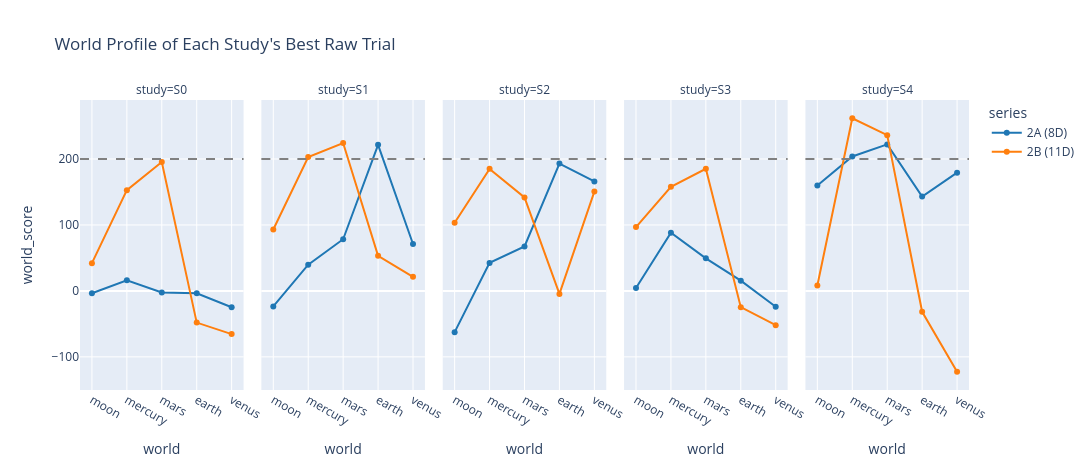

Source (notebook cell):
### Markdown cell above
## 4. Best raw trial by world

This shows the world profile of the highest-QE original trial in every Study. A strong average can still hide a failed planet.

### Code cell
best_indices = trials.groupby(["series", "study"])["qe_score"].idxmax()
best_trials = trials.loc[best_indices].copy()
best_worlds = best_trials.melt(
    id_vars=["series", "study", "trial", "qe_score", "gym_score", "training_effort"],
    value_vars=WORLDS,
    var_name="world",
    value_name="world_score",
)
fig = px.line(
    best_worlds,
    x="world",
    y="world_score",
    color="series",
    facet_col="study",
    markers=True,
    hover_data=["trial", "qe_score", "gym_score", "training_effort"],
    color_discrete_map=colors,
    category_orders={"study": ["S0", "S1", "S2", "S3", "S4"], "world": WORLDS},
    title="World Profile of Each Study's Best Raw Trial",
)
fig.add_hline(y=200, line_dash="dash", line_color="gray")
fig.update_layout(height=470, width=1400)
fig.show()

### Figure 1 — Plotly figure (JSON) as saved in the notebook; plotly's stock layout.template omitted (floating-point values rounded to 4 significant figures)
{"data": [{"customdata": [[0.0, -2.852, -3.7, 1.0], [0.0, -2.852, -3.7, 1.0], [0.0, -2.852, -3.7, 1.0], [0.0, -2.852, -3.7, 1.0], [0.0, -2.852, -3.7, 1.0]], "hovertemplate": "series=2A (8D)<br>study=S0<br>world=%{x}<br>world_score=%{y}<br>trial=%{customdata[0]}<br>qe_score=%{customdata[1]}<br>gym_score=%{customdata[2]}<br>training_effort=%{customdata[3]}<extra></extra>", "legendgroup": "2A (8D)", "line": {"color": "#1f77b4", "dash": "solid"}, "marker": {"symbol": "circle"}, "mode": "lines+markers", "name": "2A (8D)", "orientation": "v", "showlegend": true, "type": "scatter", "x": ["moon", "mercury", "mars", "earth", "venus"], "xaxis": "x", "y": [-3.545, 16.01, -2.49, -3.615, -24.86], "yaxis": "y"}, {"customdata": [[2.0, -2.025, 55.36, 1.0], [2.0, -2.025, 55.36, 1.0], [2.0, -2.025, 55.36, 1.0], [2.0, -2.025, 55.36, 1.0], [2.0, -2.025, 55.36, 1.0]], "hovertemplate": "series=2B (11D)<br>study=S0<br>world=%{x}<br>world_score=%{y}<br>trial=%{customdata[0]}<br>qe_score=%{customdata[1]}<br>gym_score=%{customdata[2]}<br>training_effort=%{customdata[3]}<extra></extra>", "legendgroup": "2B (11D)", "line": {"color": "#ff7f0e", "dash": "solid"}, "marker": {"symbol": "circle"}, "mode": "lines+markers", "name": "2B (11D)", "orientation": "v", "showlegend": true, "type": "scatter", "x": ["moon", "mercury", "mars", "earth", "venus"], "xaxis": "x", "y": [42.02, 152.8, 195.5, -48.07, -65.52], "yaxis": "y"}, {"customdata": [[37.0, -1.54, 77.42, 0.4123], [37.0, -1.54, 77.42, 0.4123], [37.0, -1.54, 77.42, 0.4123], [37.0, -1.54, 77.42, 0.4123], [37.0, -1.54, 77.42, 0.4123]], "hovertemplate": "series=2A (8D)<br>study=S1<br>world=%{x}<br>world_score=%{y}<br>trial=%{customdata[0]}<br>qe_score=%{customdata[1]}<br>gym_score=%{customdata[2]}<br>training_effort=%{customdata[3]}<extra></extra>", "legendgroup": "2A (8D)", "line": {"color": "#1f77b4", "dash": "solid"}, "marker": {"symbol": "circle"}, "mode": "lines+markers", "name": "2A (8D)", "orientation": "v", "showlegend": false, "type": "scatter", "x": ["moon", "mercury", "mars", "earth", "venus"], "xaxis": "x2", "y": [-23.6, 39.76, 78.34, 221.5, 71.08], "yaxis": "y2"}, {"customdata": [[13.0, -1.027, 119.0, 0.6419], [13.0, -1.027, 119.0, 0.6419], [13.0, -1.027, 119.0, 0.6419], [13.0, -1.027, 119.0, 0.6419], [13.0, -1.027, 119.0, 0.6419]], "hovertemplate": "series=2B (11D)<br>study=S1<br>world=%{x}<br>world_score=%{y}<br>trial=%{customdata[0]}<br>qe_score=%{customdata[1]}<br>gym_score=%{customdata[2]}<br>training_effort=%{customdata[3]}<extra></extra>", "legendgroup": "2B (11D)", "line": {"color": "#ff7f0e", "dash": "solid"}, "marker": {"symbol": "circle"}, "mode": "lines+markers", "name": "2B (11D)", "orientation": "v", "showlegend": false, "type": "scatter", "x": ["moon", "mercury", "mars", "earth", "venus"], "xaxis": "x2", "y": [93.09, 203.1, 224.2, 53.21, 21.32], "yaxis": "y2"}, {"customdata": [[24.0, -1.467, 81.26, 0.3485], [24.0, -1.467, 81.26, 0.3485], [24.0, -1.467, 81.26, 0.3485], [24.0, -1.467, 81.26, 0.3485], [24.0, -1.467, 81.26, 0.3485]], "hovertemplate": "series=2A (8D)<br>study=S2<br>world=%{x}<br>world_score=%{y}<br>trial=%{customdata[0]}<br>qe_score=%{customdata[1]}<br>gym_score=%{customdata[2]}<br>training_effort=%{customdata[3]}<extra></extra>", "legendgroup": "2A (8D)", "line": {"color": "#1f77b4", "dash": "solid"}, "marker": {"symbol": "circle"}, "mode": "lines+markers", "name": "2A (8D)", "orientation": "v", "showlegend": false, "type": "scatter", "x": ["moon", "mercury", "mars", "earth", "venus"], "xaxis": "x3", "y": [-62.53, 42.49, 67.38, 193.0, 165.9], "yaxis": "y3"}, {"customdata": [[13.0, -1.012, 115.2, 0.4167], [13.0, -1.012, 115.2, 0.4167], [13.0, -1.012, 115.2, 0.4167], [13.0, -1.012, 115.2, 0.4167], [13.0, -1.012, 115.2, 0.4167]], "hovertemplate": "series=2B (11D)<br>study=S2<br>world=%{x}<br>world_score=%{y}<br>trial=%{customdata[0]}<br>qe_score=%{customdata[1]}<br>gym_score=%{customdata[2]}<br>training_effort=%{customdata[3]}<extra></extra>", "legendgroup": "2B (11D)", "line": {"color": "#ff7f0e", "dash": "solid"}, "marker": {"symbol": "circle"}, "mode": "lines+markers", "name": "2B (11D)", "orientation": "v", "showlegend": false, "type": "scatter", "x": ["moon", "mercury", "mars", "earth", "venus"], "xaxis": "x3", "y": [103.4, 185.0, 141.7, -4.568, 150.6], "yaxis": "y3"}, {"customdata": [[5.0, -2.264, 26.65, 0.4565], [5.0, -2.264, 26.65, 0.4565], [5.0, -2.264, 26.65, 0.4565], [5.0, -2.264, 26.65, 0.4565], [5.0, -2.264, 26.65, 0.4565]], "hovertemplate": "series=2A (8D)<br>study=S3<br>world=%{x}<br>world_score=%{y}<br>trial=%{customdata[0]}<br>qe_score=%{customdata[1]}<br>gym_score=%{customdata[2]}<br>training_effort=%{customdata[3]}<extra></extra>", "legendgroup": "2A (8D)", "line": {"color": "#1f77b4", "dash": "solid"}, "marker": {"symbol": "circle"}, "mode": "lines+markers", "name": "2A (8D)", "orientation": "v", "showlegend": false, "type": "scatter", "x": ["moon", "mercury", "mars", "earth", "venus"], "xaxis": "x4", "y": [4.296, 88.09, 49.43, 15.57, -24.11], "yaxis": "y4"}, {"customdata": [[7.0, -1.618, 72.63, 0.4488], [7.0, -1.618, 72.63, 0.4488], [7.0, -1.618, 72.63, 0.4488], [7.0, -1.618, 72.63, 0.4488], [7.0, -1.618, 72.63, 0.4488]], "hovertemplate": "series=2B (11D)<br>study=S3<br>world=%{x}<br>world_score=%{y}<br>trial=%{customdata[0]}<br>qe_score=%{customdata[1]}<br>gym_score=%{customdata[2]}<br>training_effort=%{customdata[3]}<extra></extra>", "legendgroup": "2B (11D)", "line": {"color": "#ff7f0e", "dash": "solid"}, "marker": {"symbol": "circle"}, "mode": "lines+markers", "name": "2B (11D)", "orientation": "v", "showlegend": false, "type": "scatter", "x": ["moon", "mercury", "mars", "earth", "venus"], "xaxis": "x4", "y": [96.72, 157.9, 185.2, -24.65, -51.99], "yaxis": "y4"}, {"customdata": [[1.0, -0.01136, 181.7, 0.182], [1.0, -0.01136, 181.7, 0.182], [1.0, -0.01136, 181.7, 0.182], [1.0, -0.01136, 181.7, 0.182], [1.0, -0.01136, 181.7, 0.182]], "hovertemplate": "series=2A (8D)<br>study=S4<br>world=%{x}<br>world_score=%{y}<br>trial=%{customdata[0]}<br>qe_score=%{customdata[1]}<br>gym_score=%{customdata[2]}<br>training_effort=%{customdata[3]}<extra></extra>", "legendgroup": "2A (8D)", "line": {"color": "#1f77b4", "dash": "solid"}, "marker": {"symbol": "circle"}, "mode": "lines+markers", "name": "2A (8D)", "orientation": "v", "showlegend": false, "type": "scatter", "x": ["moon", "mercury", "mars", "earth", "venus"], "xaxis": "x5", "y": [159.8, 203.9, 222.2, 143.2, 179.3], "yaxis": "y5"}, {"customdata": [[23.0, -1.785, 70.4, 0.9028], [23.0, -1.785, 70.4, 0.9028], [23.0, -1.785, 70.4, 0.9028], [23.0, -1.785, 70.4, 0.9028], [23.0, -1.785, 70.4, 0.9028]], "hovertemplate": "series=2B (11D)<br>study=S4<br>world=%{x}<br>world_score=%{y}<br>trial=%{customdata[0]}<br>qe_score=%{customdata[1]}<br>gym_score=%{customdata[2]}<br>training_effort=%{customdata[3]}<extra></extra>", "legendgroup": "2B (11D)", "line": {"color": "#ff7f0e", "dash": "solid"}, "marker": {"symbol": "circle"}, "mode": "lines+markers", "name": "2B (11D)", "orientation": "v", "showlegend": false, "type": "scatter", "x": ["moon", "mercury", "mars", "earth", "venus"], "xaxis": "x5", "y": [8.283, 261.8, 236.2, -31.68, -122.6], "yaxis": "y5"}], "layout": {"annotations": [{"showarrow": false, "text": "study=S0", "x": 0.092, "xanchor": "center", "xref": "paper", "y": 1, "yanchor": "bottom", "yref": "paper"}, {"showarrow": false, "text": "study=S1", "x": 0.296, "xanchor": "center", "xref": "paper", "y": 1, "yanchor": "bottom", "yref": "paper"}, {"showarrow": false, "text": "study=S2", "x": 0.5, "xanchor": "center", "xref": "paper", "y": 1, "yanchor": "bottom", "yref": "paper"}, {"showarrow": false, "text": "study=S3", "x": 0.704, "xanchor": "center", "xref": "paper", "y": 1, "yanchor": "bottom", "yref": "paper"}, {"showarrow": false, "text": "study=S4", "x": 0.908, "xanchor": "center", "xref": "paper", "y": 1, "yanchor": "bottom", "yref": "paper"}], "height": 470, "legend": {"title": {"text": "series"}, "tracegroupgap": 0}, "shapes": [{"line": {"color": "gray", "dash": "dash"}, "type": "line", "x0": 0, "x1": 1, "xref": "x domain", "y0": 200, "y1": 200, "yref": "y"}, {"line": {"color": "gray", "dash": "dash"}, "type": "line", "x0": 0, "x1": 1, "xref": "x2 domain", "y0": 200, "y1": 200, "yref": "y2"}, {"line": {"color": "gray", "dash": "dash"}, "type": "line", "x0": 0, "x1": 1, "xref": "x3 domain", "y0": 200, "y1": 200, "yref": "y3"}, {"line": {"color": "gray", "dash": "dash"}, "type": "line", "x0": 0, "x1": 1, "xref": "x4 domain", "y0": 200, "y1": 200, "yref": "y4"}, {"line": {"color": "gray", "dash": "dash"}, "type": "line", "x0": 0, "x1": 1, "xref": "x5 domain", "y0": 200, "y1": 200, "yref": "y5"}], "title": {"text": "World Profile of Each Study's Best Raw Trial"}, "width": 1400, "xaxis": {"anchor": "y", "categoryarray": ["moon", "mercury", "mars", "earth", "venus"], "categoryorder": "array", "domain": [0, 0.184], "title": {"text": "world"}}, "xaxis2": {"anchor": "y2", "categoryarray": ["moon", "mercury", "mars", "earth", "venus"], "categoryorder": "array", "domain": [0.204, 0.388], "matches": "x", "title": {"text": "world"}}, "xaxis3": {"anchor": "y3", "categoryarray": ["moon", "mercury", "mars", "earth", "venus"], "categoryorder": "array", "domain": [0.408, 0.592], "matches": "x", "title": {"text": "world"}}, "xaxis4": {"anchor": "y4", "categoryarray": ["moon", "mercury", "mars", "earth", "venus"], "categoryorder": "array", "domain": [0.612, 0.796], "matches": "x", "title": {"text": "world"}}, "xaxis5": {"anchor": "y5", "categoryarray": ["moon", "mercury", "mars", "earth", "venus"], "categoryorder": "array", "domain": [0.816, 1], "matches": "x", "title": {"text": "world"}}, "yaxis": {"anchor": "x", "domain": [0, 1], "title": {"text": "world_score"}}, "yaxis2": {"anchor": "x2", "domain": [0, 1], "matches": "y", "showticklabels": false}, "yaxis3": {"anchor": "x3", "domain": [0, 1], "matches": "y", "showticklabels": false}, "yaxis4": {"anchor": "x4", "domain": [0, 1], "matches": "y", "showticklabels": false}, "yaxis5": {"anchor": "x5", "domain": [0, 1], "matches": "y", "showticklabels": false}}}
